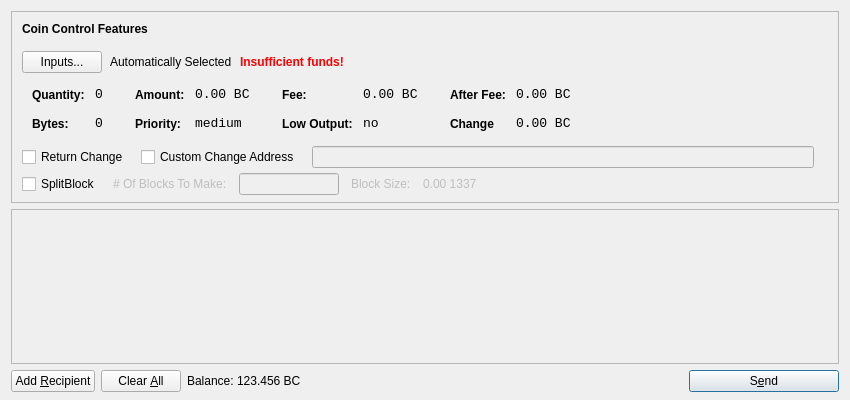
<?xml version="1.0" encoding="UTF-8"?>
<ui version="4.0">
 <class>SendCoinsDialog</class>
 <widget class="QDialog" name="SendCoinsDialog">
  <property name="geometry">
   <rect>
    <x>0</x>
    <y>0</y>
    <width>850</width>
    <height>400</height>
   </rect>
  </property>
  <property name="windowTitle">
   <string>Send Coins</string>
  </property>
  <layout class="QVBoxLayout" name="verticalLayout" stretch="0,1,0">
   <property name="bottomMargin">
    <number>8</number>
   </property>
   <item>
    <widget class="QFrame" name="frameCoinControl">
     <property name="sizePolicy">
      <sizepolicy hsizetype="Expanding" vsizetype="Expanding">
       <horstretch>0</horstretch>
       <verstretch>0</verstretch>
      </sizepolicy>
     </property>
     <property name="maximumSize">
      <size>
       <width>16777215</width>
       <height>16777215</height>
      </size>
     </property>
     <property name="frameShape">
      <enum>QFrame::StyledPanel</enum>
     </property>
     <property name="frameShadow">
      <enum>QFrame::Sunken</enum>
     </property>
     <layout class="QVBoxLayout" name="verticalLayoutCoinControl2">
      <property name="spacing">
       <number>-1</number>
      </property>
      <property name="leftMargin">
       <number>0</number>
      </property>
      <property name="topMargin">
       <number>0</number>
      </property>
      <property name="rightMargin">
       <number>0</number>
      </property>
      <property name="bottomMargin">
       <number>6</number>
      </property>
      <item>
       <layout class="QVBoxLayout" name="verticalLayoutCoinControl" stretch="0,0,0,0,1">
        <property name="spacing">
         <number>0</number>
        </property>
        <property name="leftMargin">
         <number>10</number>
        </property>
        <property name="topMargin">
         <number>10</number>
        </property>
        <item>
         <layout class="QHBoxLayout" name="horizontalLayoutCoinControl1">
          <property name="bottomMargin">
           <number>15</number>
          </property>
          <item>
           <widget class="QLabel" name="labelCoinControlFeatures">
            <property name="sizePolicy">
             <sizepolicy hsizetype="Preferred" vsizetype="Maximum">
              <horstretch>0</horstretch>
              <verstretch>0</verstretch>
             </sizepolicy>
            </property>
            <property name="font">
             <font>
              <weight>75</weight>
              <bold>true</bold>
             </font>
            </property>
            <property name="styleSheet">
             <string notr="true">font-weight:bold;</string>
            </property>
            <property name="text">
             <string>Coin Control Features</string>
            </property>
           </widget>
          </item>
         </layout>
        </item>
        <item>
         <layout class="QHBoxLayout" name="horizontalLayoutCoinControl2" stretch="0,0,0,0">
          <property name="spacing">
           <number>8</number>
          </property>
          <property name="bottomMargin">
           <number>10</number>
          </property>
          <item>
           <widget class="QPushButton" name="pushButtonCoinControl">
            <property name="styleSheet">
             <string notr="true"/>
            </property>
            <property name="text">
             <string>Inputs...</string>
            </property>
           </widget>
          </item>
          <item>
           <widget class="QLabel" name="labelCoinControlAutomaticallySelected">
            <property name="text">
             <string>Automatically Selected</string>
            </property>
            <property name="margin">
             <number>5</number>
            </property>
           </widget>
          </item>
          <item>
           <widget class="QLabel" name="labelCoinControlInsuffFunds">
            <property name="font">
             <font>
              <weight>75</weight>
              <bold>true</bold>
             </font>
            </property>
            <property name="styleSheet">
             <string notr="true">color:red;font-weight:bold;</string>
            </property>
            <property name="text">
             <string>Insufficient funds!</string>
            </property>
            <property name="margin">
             <number>5</number>
            </property>
           </widget>
          </item>
          <item>
           <spacer name="horizontalSpacerCoinControl">
            <property name="orientation">
             <enum>Qt::Horizontal</enum>
            </property>
            <property name="sizeHint" stdset="0">
             <size>
              <width>40</width>
              <height>1</height>
             </size>
            </property>
           </spacer>
          </item>
         </layout>
        </item>
        <item>
         <widget class="QWidget" name="widgetCoinControl" native="true">
          <property name="sizePolicy">
           <sizepolicy hsizetype="Preferred" vsizetype="Preferred">
            <horstretch>0</horstretch>
            <verstretch>0</verstretch>
           </sizepolicy>
          </property>
          <property name="minimumSize">
           <size>
            <width>0</width>
            <height>0</height>
           </size>
          </property>
          <property name="styleSheet">
           <string notr="true"/>
          </property>
          <layout class="QHBoxLayout" name="horizontalLayoutCoinControl5">
           <property name="margin">
            <number>0</number>
           </property>
           <item>
            <layout class="QHBoxLayout" name="horizontalLayoutCoinControl3" stretch="0,0,0,1">
             <property name="spacing">
              <number>20</number>
             </property>
             <property name="topMargin">
              <number>0</number>
             </property>
             <property name="bottomMargin">
              <number>10</number>
             </property>
             <item>
              <layout class="QFormLayout" name="formLayoutCoinControl1">
               <property name="horizontalSpacing">
                <number>10</number>
               </property>
               <property name="verticalSpacing">
                <number>14</number>
               </property>
               <property name="leftMargin">
                <number>10</number>
               </property>
               <property name="topMargin">
                <number>4</number>
               </property>
               <property name="rightMargin">
                <number>6</number>
               </property>
               <item row="0" column="0">
                <widget class="QLabel" name="labelCoinControlQuantityText">
                 <property name="styleSheet">
                  <string notr="true">font-weight:bold;</string>
                 </property>
                 <property name="text">
                  <string>Quantity:</string>
                 </property>
                 <property name="margin">
                  <number>0</number>
                 </property>
                </widget>
               </item>
               <item row="0" column="1">
                <widget class="QLabel" name="labelCoinControlQuantity">
                 <property name="font">
                  <font>
                   <family>Monospace</family>
                   <pointsize>10</pointsize>
                  </font>
                 </property>
                 <property name="cursor">
                  <cursorShape>IBeamCursor</cursorShape>
                 </property>
                 <property name="contextMenuPolicy">
                  <enum>Qt::ActionsContextMenu</enum>
                 </property>
                 <property name="text">
                  <string>0</string>
                 </property>
                 <property name="margin">
                  <number>0</number>
                 </property>
                 <property name="textInteractionFlags">
                  <set>Qt::LinksAccessibleByMouse|Qt::TextSelectableByKeyboard|Qt::TextSelectableByMouse</set>
                 </property>
                </widget>
               </item>
               <item row="1" column="0">
                <widget class="QLabel" name="labelCoinControlBytesText">
                 <property name="styleSheet">
                  <string notr="true">font-weight:bold;</string>
                 </property>
                 <property name="text">
                  <string>Bytes:</string>
                 </property>
                </widget>
               </item>
               <item row="1" column="1">
                <widget class="QLabel" name="labelCoinControlBytes">
                 <property name="font">
                  <font>
                   <family>Monospace</family>
                   <pointsize>10</pointsize>
                  </font>
                 </property>
                 <property name="cursor">
                  <cursorShape>IBeamCursor</cursorShape>
                 </property>
                 <property name="contextMenuPolicy">
                  <enum>Qt::ActionsContextMenu</enum>
                 </property>
                 <property name="text">
                  <string>0</string>
                 </property>
                 <property name="textInteractionFlags">
                  <set>Qt::LinksAccessibleByMouse|Qt::TextSelectableByKeyboard|Qt::TextSelectableByMouse</set>
                 </property>
                </widget>
               </item>
              </layout>
             </item>
             <item>
              <layout class="QFormLayout" name="formLayoutCoinControl2">
               <property name="horizontalSpacing">
                <number>10</number>
               </property>
               <property name="verticalSpacing">
                <number>14</number>
               </property>
               <property name="leftMargin">
                <number>6</number>
               </property>
               <property name="topMargin">
                <number>4</number>
               </property>
               <property name="rightMargin">
                <number>6</number>
               </property>
               <item row="0" column="0">
                <widget class="QLabel" name="labelCoinControlAmountText">
                 <property name="styleSheet">
                  <string notr="true">font-weight:bold;</string>
                 </property>
                 <property name="text">
                  <string>Amount:</string>
                 </property>
                 <property name="margin">
                  <number>0</number>
                 </property>
                </widget>
               </item>
               <item row="0" column="1">
                <widget class="QLabel" name="labelCoinControlAmount">
                 <property name="font">
                  <font>
                   <family>Monospace</family>
                   <pointsize>10</pointsize>
                  </font>
                 </property>
                 <property name="cursor">
                  <cursorShape>IBeamCursor</cursorShape>
                 </property>
                 <property name="contextMenuPolicy">
                  <enum>Qt::ActionsContextMenu</enum>
                 </property>
                 <property name="text">
                  <string>0.00 BC</string>
                 </property>
                 <property name="textInteractionFlags">
                  <set>Qt::LinksAccessibleByMouse|Qt::TextSelectableByKeyboard|Qt::TextSelectableByMouse</set>
                 </property>
                </widget>
               </item>
               <item row="1" column="0">
                <widget class="QLabel" name="labelCoinControlPriorityText">
                 <property name="styleSheet">
                  <string notr="true">font-weight:bold;</string>
                 </property>
                 <property name="text">
                  <string>Priority:</string>
                 </property>
                </widget>
               </item>
               <item row="1" column="1">
                <widget class="QLabel" name="labelCoinControlPriority">
                 <property name="font">
                  <font>
                   <family>Monospace</family>
                   <pointsize>10</pointsize>
                  </font>
                 </property>
                 <property name="cursor">
                  <cursorShape>IBeamCursor</cursorShape>
                 </property>
                 <property name="contextMenuPolicy">
                  <enum>Qt::ActionsContextMenu</enum>
                 </property>
                 <property name="text">
                  <string>medium</string>
                 </property>
                 <property name="textInteractionFlags">
                  <set>Qt::LinksAccessibleByMouse|Qt::TextSelectableByKeyboard|Qt::TextSelectableByMouse</set>
                 </property>
                </widget>
               </item>
              </layout>
             </item>
             <item>
              <layout class="QFormLayout" name="formLayoutCoinControl3">
               <property name="horizontalSpacing">
                <number>10</number>
               </property>
               <property name="verticalSpacing">
                <number>14</number>
               </property>
               <property name="leftMargin">
                <number>6</number>
               </property>
               <property name="topMargin">
                <number>4</number>
               </property>
               <property name="rightMargin">
                <number>6</number>
               </property>
               <item row="0" column="0">
                <widget class="QLabel" name="labelCoinControlFeeText">
                 <property name="styleSheet">
                  <string notr="true">font-weight:bold;</string>
                 </property>
                 <property name="text">
                  <string>Fee:</string>
                 </property>
                 <property name="margin">
                  <number>0</number>
                 </property>
                </widget>
               </item>
               <item row="0" column="1">
                <widget class="QLabel" name="labelCoinControlFee">
                 <property name="font">
                  <font>
                   <family>Monospace</family>
                   <pointsize>10</pointsize>
                  </font>
                 </property>
                 <property name="cursor">
                  <cursorShape>IBeamCursor</cursorShape>
                 </property>
                 <property name="contextMenuPolicy">
                  <enum>Qt::ActionsContextMenu</enum>
                 </property>
                 <property name="text">
                  <string>0.00 BC</string>
                 </property>
                 <property name="textInteractionFlags">
                  <set>Qt::LinksAccessibleByMouse|Qt::TextSelectableByKeyboard|Qt::TextSelectableByMouse</set>
                 </property>
                </widget>
               </item>
               <item row="1" column="0">
                <widget class="QLabel" name="labelCoinControlLowOutputText">
                 <property name="styleSheet">
                  <string notr="true">font-weight:bold;</string>
                 </property>
                 <property name="text">
                  <string>Low Output:</string>
                 </property>
                </widget>
               </item>
               <item row="1" column="1">
                <widget class="QLabel" name="labelCoinControlLowOutput">
                 <property name="font">
                  <font>
                   <family>Monospace</family>
                   <pointsize>10</pointsize>
                  </font>
                 </property>
                 <property name="cursor">
                  <cursorShape>IBeamCursor</cursorShape>
                 </property>
                 <property name="contextMenuPolicy">
                  <enum>Qt::ActionsContextMenu</enum>
                 </property>
                 <property name="text">
                  <string>no</string>
                 </property>
                 <property name="textInteractionFlags">
                  <set>Qt::LinksAccessibleByMouse|Qt::TextSelectableByKeyboard|Qt::TextSelectableByMouse</set>
                 </property>
                </widget>
               </item>
              </layout>
             </item>
             <item>
              <layout class="QFormLayout" name="formLayoutCoinControl4">
			   <property name="fieldGrowthPolicy"> 
                <enum>QFormLayout::AllNonFixedFieldsGrow</enum> 
               </property>
			  <property name="horizontalSpacing">
                <number>10</number>
               </property>
               <property name="verticalSpacing">
                <number>14</number>
               </property>
               <property name="leftMargin">
                <number>6</number>
               </property>
               <property name="topMargin">
                <number>4</number>
               </property>
               <property name="rightMargin">
                <number>6</number>
               </property>
               <item row="0" column="0">
                <widget class="QLabel" name="labelCoinControlAfterFeeText">
                 <property name="styleSheet">
                  <string notr="true">font-weight:bold;</string>
                 </property>
                 <property name="text">
                  <string>After Fee:</string>
                 </property>
                 <property name="margin">
                  <number>0</number>
                 </property>
                </widget>
               </item>
               <item row="0" column="1">
                <widget class="QLabel" name="labelCoinControlAfterFee">
                 <property name="font">
                  <font>
                   <family>Monospace</family>
                   <pointsize>10</pointsize>
                  </font>
                 </property>
                 <property name="cursor">
                  <cursorShape>IBeamCursor</cursorShape>
                 </property>
                 <property name="contextMenuPolicy">
                  <enum>Qt::ActionsContextMenu</enum>
                 </property>
                 <property name="text">
                  <string>0.00 BC</string>
                 </property>
                 <property name="textInteractionFlags">
                  <set>Qt::LinksAccessibleByMouse|Qt::TextSelectableByKeyboard|Qt::TextSelectableByMouse</set>
                 </property>
                </widget>
               </item>
               <item row="1" column="0">
                <widget class="QLabel" name="labelCoinControlChangeText">
                 <property name="styleSheet">
                  <string notr="true">font-weight:bold;</string>
                 </property>
                 <property name="text">
                  <string>Change</string>
                 </property>
                </widget>
               </item>
               <item row="1" column="1">
                <widget class="QLabel" name="labelCoinControlChange">
                 <property name="font">
                  <font>
                   <family>Monospace</family>
                   <pointsize>10</pointsize>
                  </font>
                 </property>
                 <property name="cursor">
                  <cursorShape>IBeamCursor</cursorShape>
                 </property>
                 <property name="contextMenuPolicy">
                  <enum>Qt::ActionsContextMenu</enum>
                 </property>
                 <property name="text">
                  <string>0.00 BC</string>
                 </property>
                 <property name="textInteractionFlags">
                  <set>Qt::LinksAccessibleByMouse|Qt::TextSelectableByKeyboard|Qt::TextSelectableByMouse</set>
                 </property>
                </widget>
               </item>
              </layout>
             </item>
            </layout>
           </item>
          </layout>
         </widget>
        </item>
        <item>
         <layout class="QHBoxLayout" name="horizontalLayoutCoinControl4" stretch="0,0,0,0">
          <property name="spacing">
           <number>12</number>
          </property>
          <property name="sizeConstraint">
           <enum>QLayout::SetDefaultConstraint</enum>
          </property>
          <property name="topMargin">
           <number>5</number>
          </property>
          <property name="rightMargin">
           <number>5</number>
          </property>
          <item>
		  <widget class="QCheckBox" name="returnChangeCheckBox">
 		  <property name="text">
 		  <string>Return Change</string>
 		  </property>
		  </widget>
		  </item>
 		  <item>		  
           <widget class="QCheckBox" name="checkBoxCoinControlChange">
            <property name="text">
             <string>Custom Change Address</string>
            </property>
           </widget>
          </item>
          <item>
           <widget class="QLineEdit" name="lineEditCoinControlChange">
            <property name="enabled">
             <bool>false</bool>
            </property>
            <property name="sizePolicy">
             <sizepolicy hsizetype="Expanding" vsizetype="Fixed">
              <horstretch>0</horstretch>
              <verstretch>0</verstretch>
             </sizepolicy>
            </property>
           </widget>
          </item>
          <item>
           <widget class="QLabel" name="labelCoinControlChangeLabel">
            <property name="sizePolicy">
             <sizepolicy hsizetype="Preferred" vsizetype="Expanding">
              <horstretch>0</horstretch>
              <verstretch>0</verstretch>
             </sizepolicy>
            </property>
            <property name="minimumSize">
             <size>
              <width>0</width>
              <height>0</height>
             </size>
            </property>
            <property name="text">
             <string/>
            </property>
            <property name="margin">
             <number>3</number>
            </property>
           </widget>
          </item>
         </layout>
        </item>
        <item>
         <layout class="QHBoxLayout" name="horizontalLayoutCoinControl4a" stretch="0,0,0,0">
          <property name="alignment" >
         <set>Qt::AlignLeft</set>
          </property>
          <property name="spacing">
           <number>12</number>
          </property>
          <property name="sizeConstraint">
           <enum>QLayout::SetDefaultConstraint</enum>
          </property>
          <property name="topMargin">
           <number>5</number>
          </property>
          <property name="rightMargin">
           <number>5</number>
          </property>
           <item> 
           <widget class="QCheckBox" name="splitBlockCheckBox"> 
            <property name="text"> 
             <string>SplitBlock</string> 
            </property> 
           </widget> 
          </item> 
          <item> 
           <widget class="QLabel" name="labelBlocksToMakeText"> 
            <property name="enabled"> 
             <bool>false</bool> 
            </property> 
            <property name="text"> 
             <string># Of Blocks To Make:</string> 
            </property> 
           </widget> 
          </item>
          <item> 
           <widget class="QLineEdit" name="splitBlockLineEdit"> 
            <property name="enabled"> 
             <bool>false</bool> 
            </property> 
            <property name="sizePolicy"> 
             <sizepolicy hsizetype="Fixed" vsizetype="Fixed"> 
              <horstretch>0</horstretch> 
              <verstretch>0</verstretch> 
             </sizepolicy> 
            </property> 
            <property name="maximumSize"> 
             <size> 
              <width>100</width> 
              <height>16777215</height> 
             </size> 
            </property> 
           </widget> 
          </item> 
          <item> 
           <widget class="QLabel" name="labelBlockSizeText"> 
            <property name="enabled"> 
             <bool>false</bool> 
            </property> 
            <property name="text"> 
             <string>Block Size:</string> 
            </property> 
           </widget> 
          </item> 
          <item> 
           <widget class="QLabel" name="labelBlockSize"> 
            <property name="enabled"> 
             <bool>false</bool> 
            </property> 
            <property name="text"> 
             <string>0.00 1337</string> 
            </property>
           </widget> 
           </item>
         </layout>
        </item>
        <item>				
         <spacer name="verticalSpacerCoinControl">
          <property name="orientation">
           <enum>Qt::Vertical</enum>
          </property>
          <property name="sizeHint" stdset="0">
           <size>
            <width>800</width>
            <height>1</height>
           </size>
          </property>
         </spacer>
        </item>
       </layout>
      </item>
     </layout>
    </widget>
   </item>
   <item>
    <widget class="QScrollArea" name="scrollArea">
     <property name="widgetResizable">
      <bool>true</bool>
     </property>
     <widget class="QWidget" name="scrollAreaWidgetContents">
      <property name="geometry">
       <rect>
        <x>0</x>
        <y>0</y>
        <width>830</width>
		<height>172</height>
       </rect>
      </property>
      <layout class="QVBoxLayout" name="verticalLayout_2">
       <property name="margin">
        <number>0</number>
       </property>
       <item>
        <layout class="QVBoxLayout" name="entries">
         <property name="spacing">
          <number>6</number>
         </property>
        </layout>
       </item>
       <item>
        <spacer name="verticalSpacer">
         <property name="orientation">
          <enum>Qt::Vertical</enum>
         </property>
         <property name="sizeHint" stdset="0">
          <size>
           <width>20</width>
           <height>40</height>
          </size>
         </property>
        </spacer>
       </item>
      </layout>
     </widget>
    </widget>
   </item>
   <item>
    <layout class="QHBoxLayout" name="horizontalLayout">
     <item>
      <widget class="QPushButton" name="addButton">
       <property name="toolTip">
        <string>Send to multiple recipients at once</string>
       </property>
       <property name="text">
        <string>Add &amp;Recipient</string>
       </property>
       <property name="icon">
        <iconset resource="../bitcoin.qrc">
         <normaloff>:/icons/add</normaloff>:/icons/add</iconset>
       </property>
       <property name="autoDefault">
        <bool>false</bool>
       </property>
      </widget>
     </item>
     <item>
      <widget class="QPushButton" name="clearButton">
       <property name="sizePolicy">
        <sizepolicy hsizetype="Minimum" vsizetype="Fixed">
         <horstretch>0</horstretch>
         <verstretch>0</verstretch>
        </sizepolicy>
       </property>
       <property name="toolTip">
        <string>Remove all transaction fields</string>
       </property>
       <property name="text">
        <string>Clear &amp;All</string>
       </property>
       <property name="icon">
        <iconset resource="../bitcoin.qrc">
         <normaloff>:/icons/remove</normaloff>:/icons/remove</iconset>
       </property>
       <property name="autoRepeatDelay">
        <number>300</number>
       </property>
       <property name="autoDefault">
        <bool>false</bool>
       </property>
      </widget>
     </item>
     <item>
      <layout class="QHBoxLayout" name="horizontalLayout_2">
       <property name="spacing">
        <number>3</number>
       </property>
       <item>
        <widget class="QLabel" name="label">
         <property name="sizePolicy">
          <sizepolicy hsizetype="Preferred" vsizetype="Fixed">
           <horstretch>0</horstretch>
           <verstretch>0</verstretch>
          </sizepolicy>
         </property>
         <property name="text">
          <string>Balance:</string>
         </property>
        </widget>
       </item>
       <item>
        <widget class="QLabel" name="labelBalance">
         <property name="sizePolicy">
          <sizepolicy hsizetype="Preferred" vsizetype="Fixed">
           <horstretch>0</horstretch>
           <verstretch>0</verstretch>
          </sizepolicy>
         </property>
         <property name="cursor">
          <cursorShape>IBeamCursor</cursorShape>
         </property>
         <property name="text">
          <string>123.456 BC</string>
         </property>
         <property name="textInteractionFlags">
          <set>Qt::LinksAccessibleByMouse|Qt::TextSelectableByKeyboard|Qt::TextSelectableByMouse</set>
         </property>
        </widget>
       </item>
      </layout>
     </item>
     <item>
      <spacer name="horizontalSpacer">
       <property name="orientation">
        <enum>Qt::Horizontal</enum>
       </property>
       <property name="sizeHint" stdset="0">
        <size>
         <width>40</width>
         <height>20</height>
        </size>
       </property>
      </spacer>
     </item>
     <item>
      <widget class="QPushButton" name="sendButton">
       <property name="minimumSize">
        <size>
         <width>150</width>
         <height>0</height>
        </size>
       </property>
       <property name="toolTip">
        <string>Confirm the send action</string>
       </property>
       <property name="text">
        <string>S&amp;end</string>
       </property>
       <property name="icon">
        <iconset resource="../bitcoin.qrc">
         <normaloff>:/icons/send</normaloff>:/icons/send</iconset>
       </property>
       <property name="default">
        <bool>true</bool>
       </property>
      </widget>
     </item>
    </layout>
   </item>
  </layout>
 </widget>
 <resources>
  <include location="../bitcoin.qrc"/>
 </resources>
 <connections/>
</ui>
